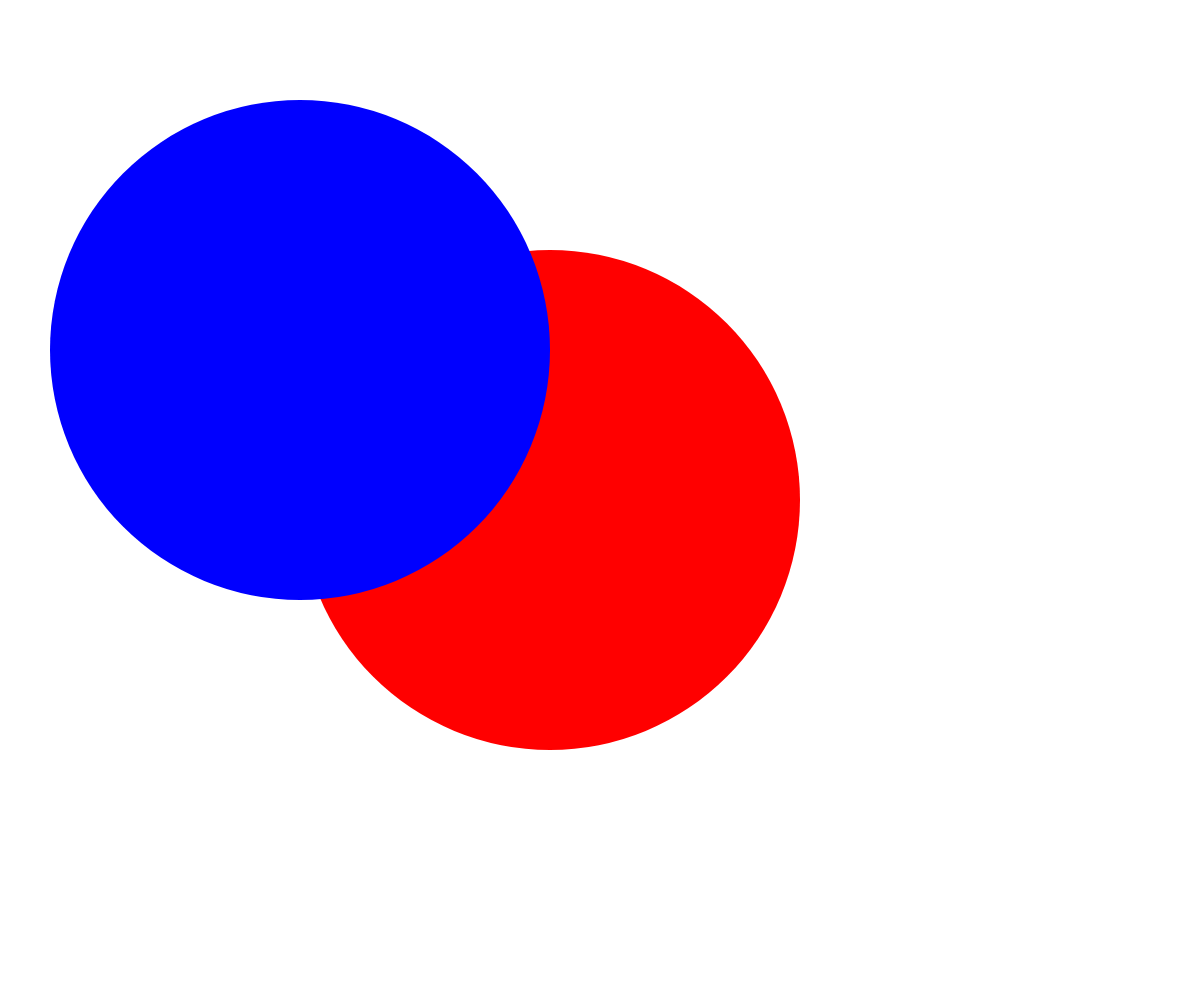
Frame 1 (no input)
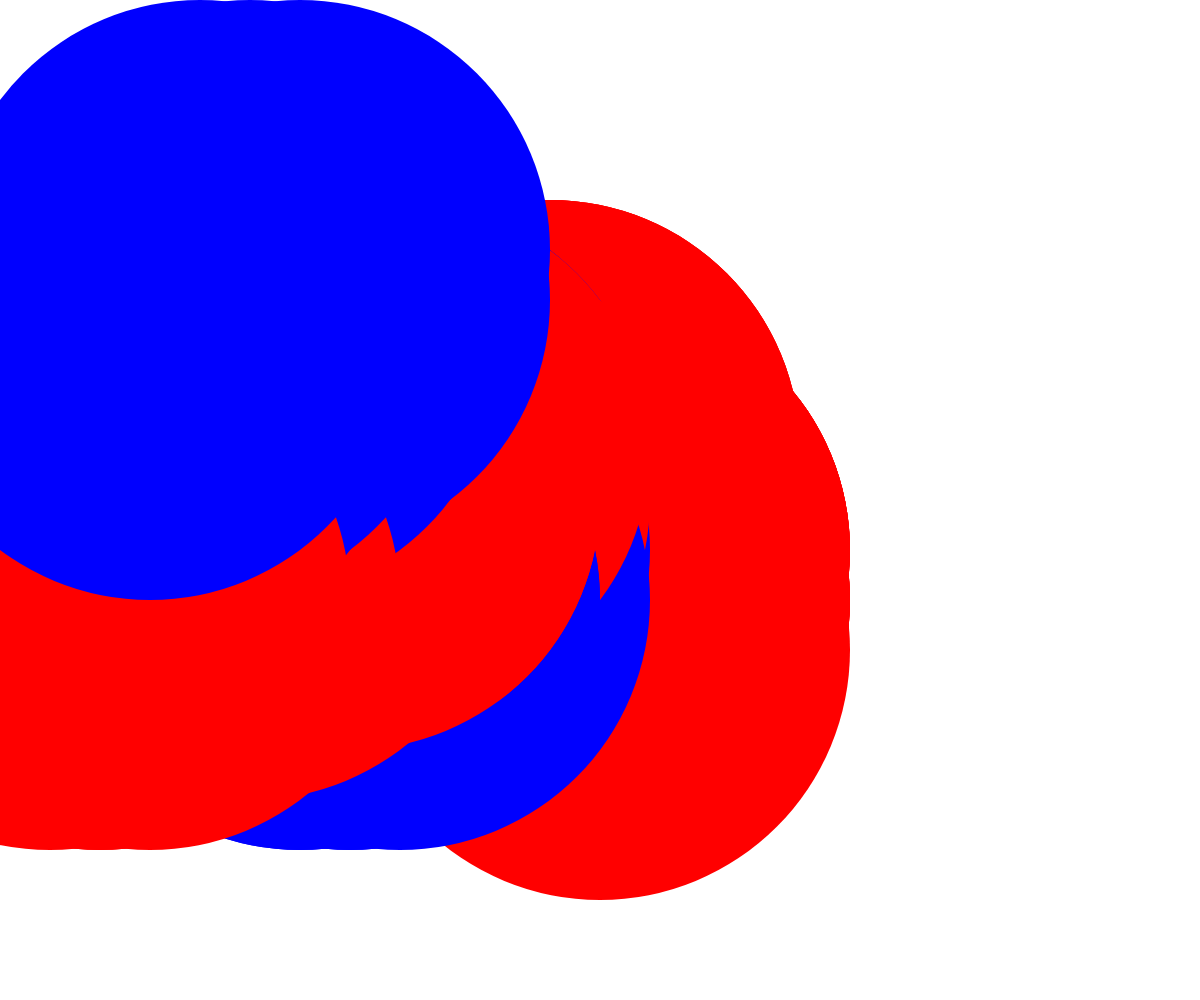
Frame 60 (no input)
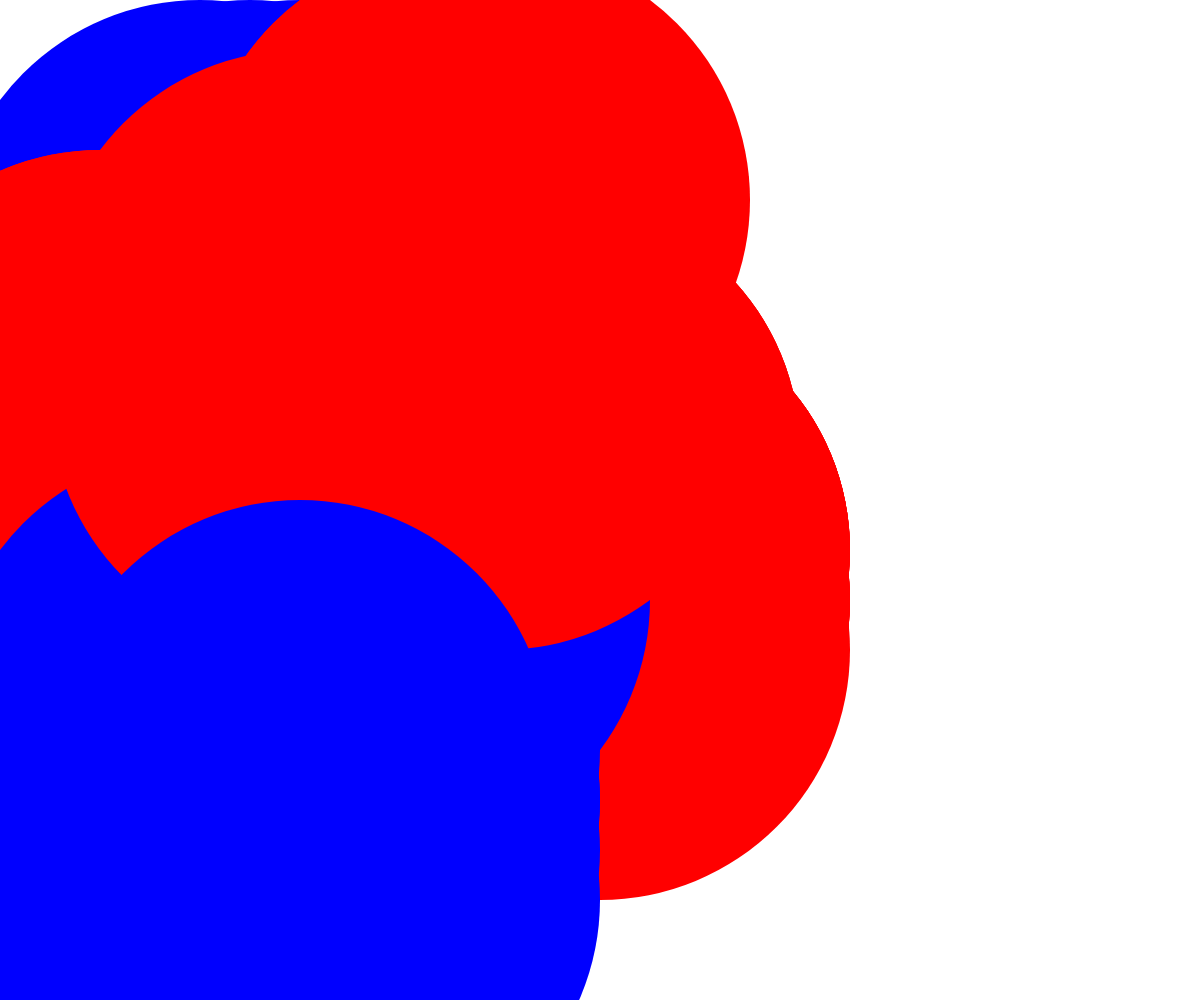
Frame 120 (the mouse pressed at the canvas centre since frame 60)

The p5.js sketch that drew these frames (run headless with seeded random() and noise() and a simulated clock; from frame 60 on, the mouse is pressed at the canvas centre):

// p5.js sketch
// ── sketch.js
// Walker OOP Demo
// Ryley Herman
// Date
//
// Extra for Experts:
// - describe what you did to take this project "above and beyond"


class Walker {
  constructor(x,y) {
    this.x = x;
    this.y = y;
    this.speed = 50;
    this.diameter = 500;
    this.color = "red";
  }

  display() {
    fill(this.color);
    circle(this.x, this.y, this.diameter);

  }

  move() {
    let choice = random(100);
    if(choice < 25) {
      //up
      this.y -= this.speed;
    }
    else if (choice < 50) {
      this.y += this.speed;
    }
    else if (choice < 75) {
      this.x -= this.speed;

    }
    else {
      this.x += this.speed;
    }
  }
}

let ryley;
let theo;

async function setup() {
  createCanvas(windowWidth, windowHeight);
  ryley = new Walker(width/2, height/2);
  theo = new Walker(300, 400);
  theo.color = "blue";

  noStroke();
}

function draw() {
  ryley.move();
  ryley.display();

  theo.move();
  theo.display();
}
